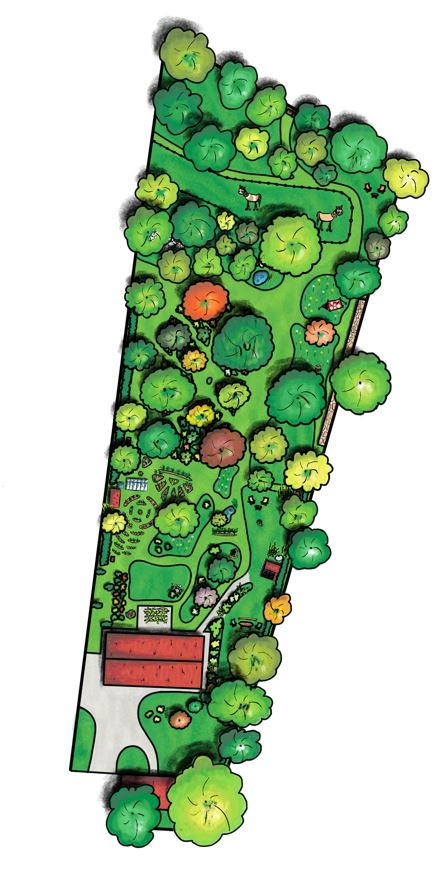
#> input picture projet_octopousse/plan_couleur/Capture_pour_autocad.png, 445 x 877 px; its folder holds only this picture in this run
$ python gamma.py
#> lines starting #> are read from the running program, lines starting #| are printed output that depends on the picture; after the words box and inside, x2 and y2 are one past the last pixel; in counts of white or black regions, pixels touching at a corner belong together
import os
import cv2
import numpy as np

# Chemins des dossiers d'entrée et de sortie
dossier_entree = "plan_couleur/"
dossier_sortie = "plan_noir_blanc/"

# Créer le dossier de sortie s'il n'existe pas
if not os.path.exists(dossier_sortie):
    os.makedirs(dossier_sortie)

# Liste des fichiers dans le dossier d'entrée
fichiers_images = os.listdir(dossier_entree)

# Paramètres pour la détection de contours
seuil_inf = 30
seuil_sup = 100

# Facteur d'assombrissement des zones noires
facteur_assombrissement = 0.8

# Parcourir chaque fichier dans le dossier d'entrée
for fichier in fichiers_images:
    # Chemin complet de l'image d'entrée
    chemin_image_entree = os.path.join(dossier_entree, fichier)

    # Charger l'image en couleur
    image_couleur = cv2.imread(chemin_image_entree)
#> image_couleur is the input picture: shape (877, 445, 3); mean B, G, R 174.8, 203.2, 181.4

    # Vérifier si l'image est correctement chargée
    if image_couleur is not None:
        # Redimensionner l'image tout en conservant le ratio d'aspect
        largeur, hauteur = image_couleur.shape[1], image_couleur.shape[0]
#> largeur = 445; hauteur = 877
        nouvelle_largeur, nouvelle_hauteur = largeur, hauteur
#> nouvelle_largeur = 445; nouvelle_hauteur = 877
        if largeur > 1920 or hauteur > 1440:
            ratio_largeur = 1920 / largeur
            ratio_hauteur = 1440 / hauteur
            ratio_redimensionnement = min(ratio_largeur, ratio_hauteur)
            nouvelle_largeur = int(largeur * ratio_redimensionnement)
            nouvelle_hauteur = int(hauteur * ratio_redimensionnement)
        image_couleur = cv2.resize(image_couleur, (nouvelle_largeur, nouvelle_hauteur))

        # Convertir l'image en noir et blanc
        image_gris = cv2.cvtColor(image_couleur, cv2.COLOR_BGR2GRAY)
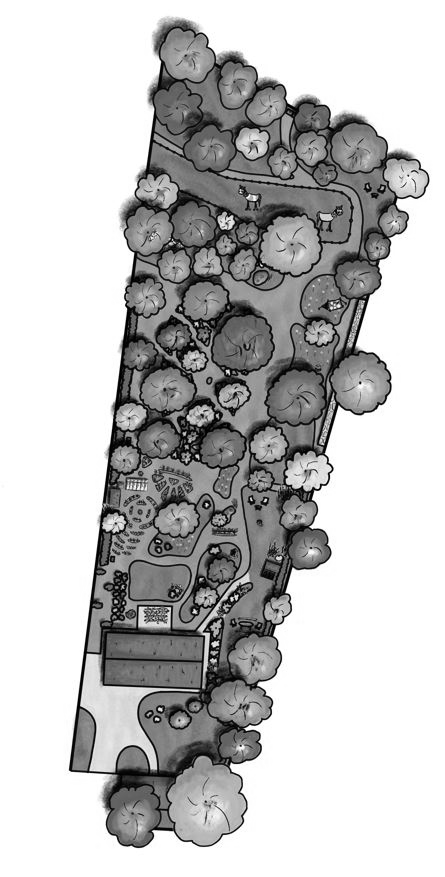
#> image_gris: shape (877, 445); min 0, max 255, mean 193.4

        # Assombrir les zones noires
        image_gris_assombri = np.where(image_gris == 0, image_gris * facteur_assombrissement, image_gris)

        # Convertir l'image en niveaux de gris avec une profondeur de 8 bits non signée
        image_gris_assombri = np.uint8(image_gris_assombri)

        # Appliquer un flou gaussien pour réduire le bruit
        image_floue = cv2.GaussianBlur(image_gris_assombri, (5, 5), 0)
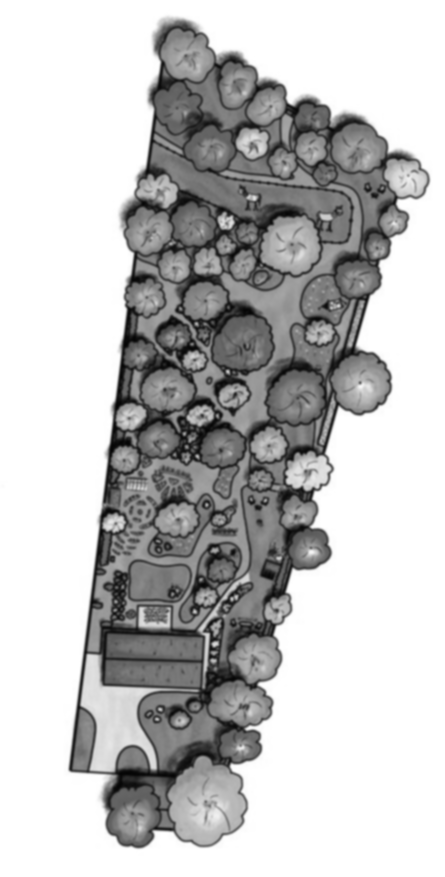
#> image_floue: shape (877, 445); min 4, max 255, mean 193.4

        # Détection des contours avec Canny
        edges = cv2.Canny(image_floue, seuil_inf, seuil_sup)
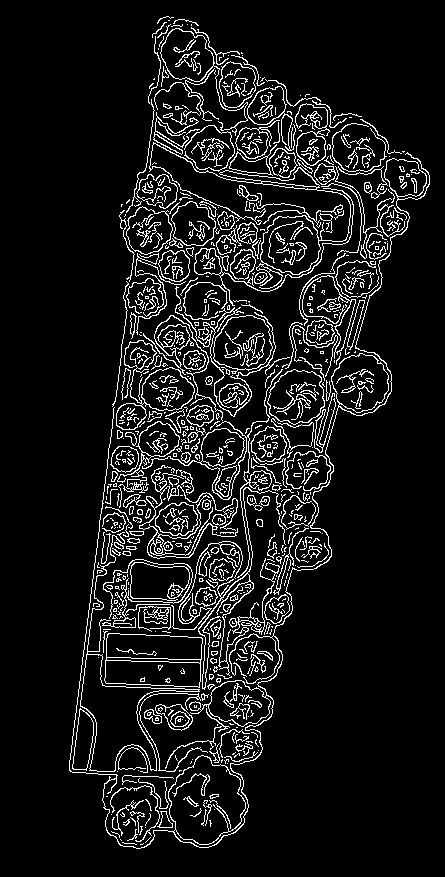
#> edges: shape (877, 445); 9.1% white in thin lines or dots, all inside (x1, y1, x2, y2) = (69, 16, 430, 849)

        # Inverser les couleurs (mise en négatif)
        edges_negatif = cv2.bitwise_not(edges)

        # Enregistrer l'image en négatif dans le dossier de sortie
        chemin_image_sortie = os.path.join(dossier_sortie, fichier)
        cv2.imwrite(chemin_image_sortie, edges_negatif)
    else:
        print(f"Impossible de charger l'image : {chemin_image_entree}")

$ run again, on projet_octopousse/plan_couleur/Jardin_pedagogique.png
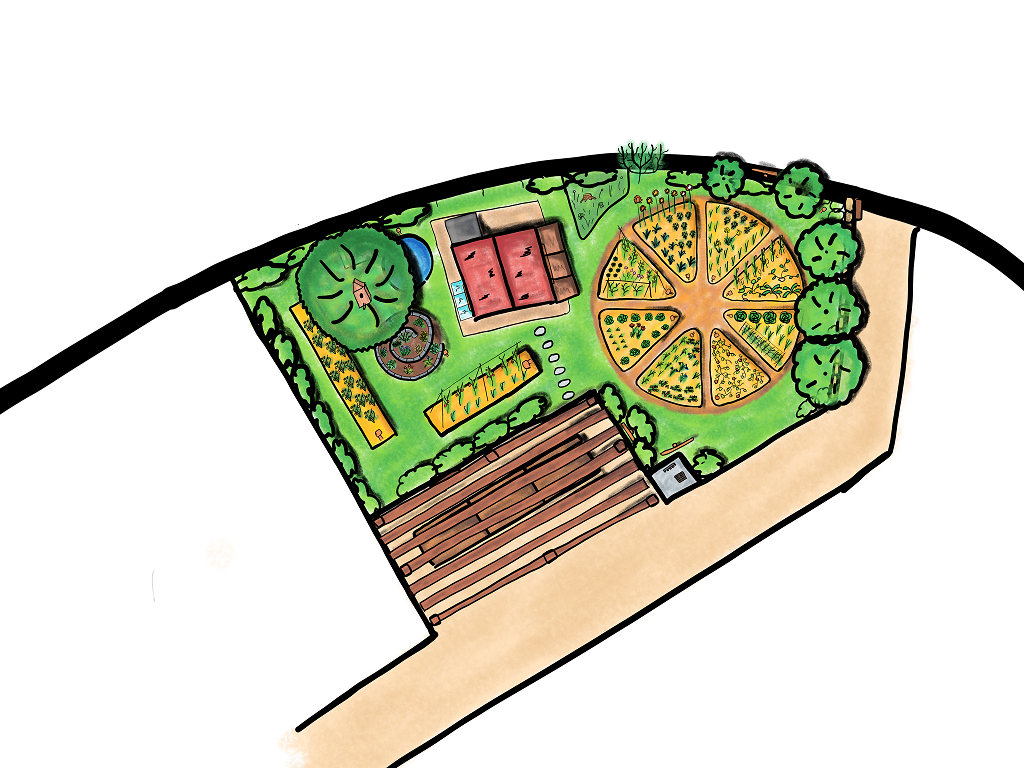
#> input picture projet_octopousse/plan_couleur/Jardin_pedagogique.png, 1024 x 768 px
#> image_couleur is the input picture: shape (768, 1024, 3); mean B, G, R 197.5, 215.5, 215.5
#> `image_gris = cv2.cvtColor(image_couleur, cv2.COLOR_BGR2GRAY)`:
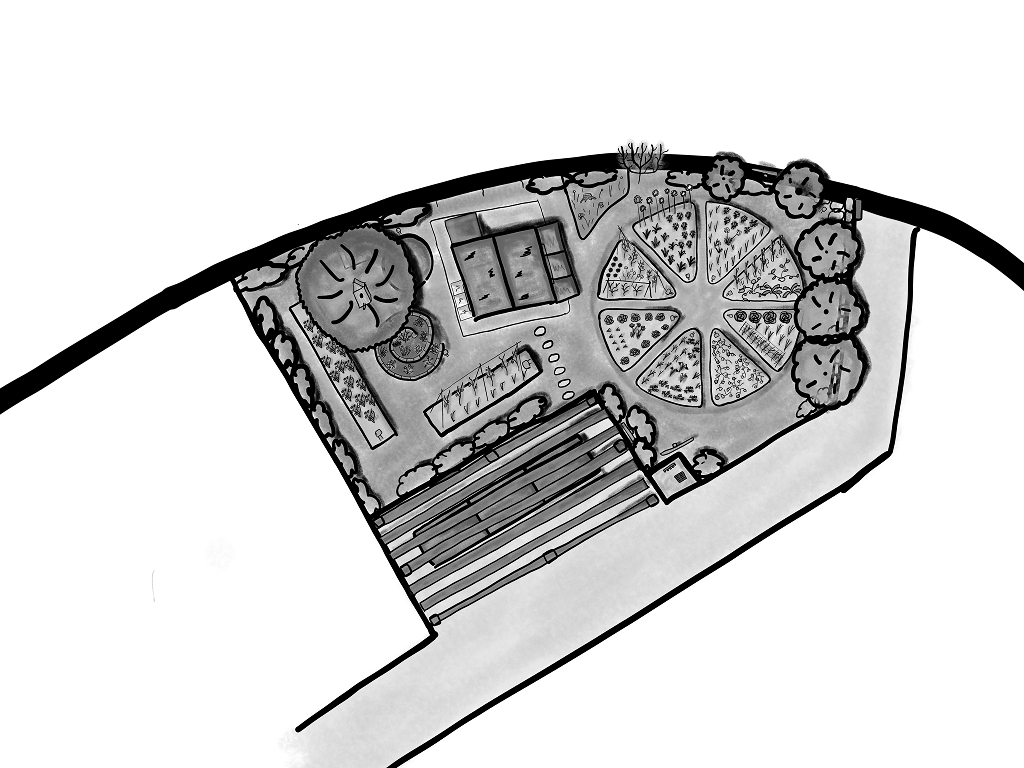
#> image_gris: shape (768, 1024); min 0, max 255, mean 213.4
#> `edges = cv2.Canny(image_floue, seuil_inf, seuil_sup)`:
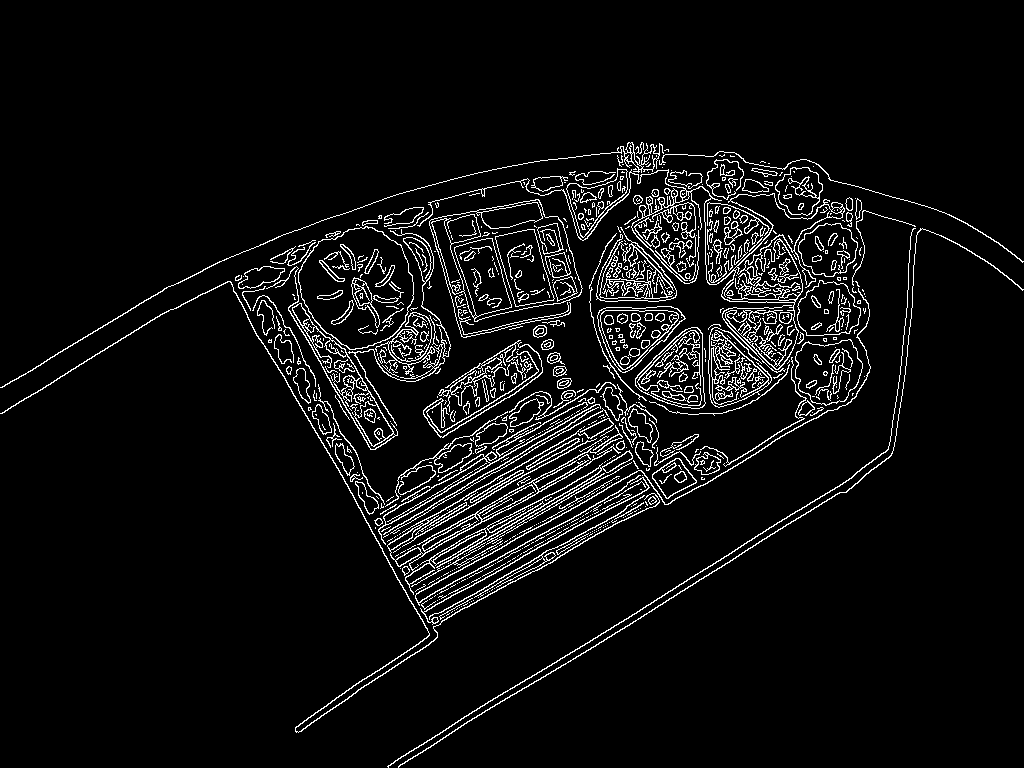
#> edges: shape (768, 1024); 5.7% white in thin lines or dots, all inside (x1, y1, x2, y2) = (0, 142, 1024, 768)
